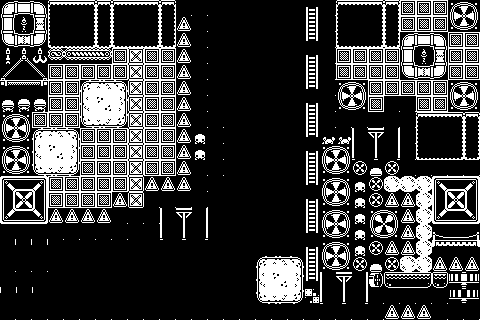

This is a level from a 2D game, rendered from its Tiled map with the project's own tilesets. A one-line summary and the complete map file follow:
An orthogonal 30x20 tile map with 16x16 px tiles, 2 tile layers (Слой тайлов 1, layer1) and 1 object.

<map version="1.9" tiledversion="1.9.1" orientation="orthogonal" renderorder="right-down" width="30" height="20" tilewidth="16" tileheight="16" infinite="0" nextlayerid="4" nextobjectid="2">
 <tileset firstgid="1" name="monochrome_tilemap" tilewidth="16" tileheight="16" spacing="1" tilecount="400" columns="20">
  <image source="monochrome_tilemap.png" width="339" height="339" />
 </tileset>
 <layer id="1" name="Слой тайлов 1" width="30" height="20">
  <data encoding="csv">
228,229,230,111,112,113,114,111,112,113,114,215,215,0,0,0,0,0,0,61,215,111,112,113,114,52,52,52,288,289,
248,249,250,131,132,133,134,131,132,133,134,186,215,0,0,0,0,0,0,81,215,131,132,133,134,52,52,52,308,309,
268,269,270,151,152,153,154,151,152,153,154,186,215,0,0,0,0,0,0,101,215,151,152,153,154,228,229,230,52,52,
5,6,7,124,125,126,127,52,11,52,52,186,215,0,0,0,0,0,0,61,215,52,52,52,52,248,249,250,52,52,
25,26,27,52,52,52,52,52,11,52,52,186,215,0,0,0,0,0,0,81,215,52,52,52,52,268,269,270,52,52,
45,46,47,52,52,88,89,90,11,52,52,186,215,0,0,0,0,0,0,101,215,288,289,52,52,52,52,52,288,289,
361,362,363,52,52,108,109,110,11,52,52,186,215,0,0,0,0,0,0,61,215,308,309,52,215,215,52,52,308,309,
288,289,52,52,52,128,129,130,11,52,52,186,215,215,0,0,0,0,0,81,215,215,215,215,215,215,111,112,113,114,
308,309,88,89,90,52,52,52,11,52,52,186,321,215,0,0,0,0,0,101,247,247,201,202,203,215,131,132,133,134,
288,289,108,109,110,52,52,52,11,52,52,186,321,215,0,0,0,0,0,61,288,289,221,222,223,215,151,152,153,154,
308,309,128,129,130,52,52,52,11,52,52,186,215,215,0,0,0,0,0,81,308,309,370,366,370,215,215,215,215,215,
352,353,354,52,52,52,52,52,11,186,186,186,215,0,0,0,0,0,0,101,288,289,321,370,15,15,15,352,353,354,
372,373,374,52,52,52,52,186,11,215,215,215,215,0,0,0,0,0,0,61,308,309,321,370,186,186,15,372,373,374,
392,393,394,186,186,186,186,215,215,215,201,202,203,0,0,0,0,0,0,81,288,289,321,328,329,186,15,392,393,394,
215,215,215,215,215,215,215,215,0,0,221,222,223,0,0,0,0,0,0,101,308,309,321,348,349,186,15,141,142,143,
195,195,195,0,0,0,0,0,0,0,0,0,0,0,0,0,0,0,0,61,288,289,321,370,186,186,15,161,162,163,
215,215,215,0,0,0,0,0,0,0,0,0,0,0,0,0,0,0,0,81,308,309,370,366,370,15,15,186,186,186,
235,235,235,0,0,0,0,0,0,0,0,0,0,0,0,0,0,0,0,101,201,202,203,350,331,332,333,334,368,369,
255,255,255,0,0,0,0,0,0,0,0,0,0,0,0,0,0,0,0,212,221,222,223,215,215,215,215,215,388,389,
215,215,215,215,215,215,215,215,215,215,215,215,215,215,215,215,215,215,215,215,215,215,215,215,186,186,186,215,215,215
</data>
 </layer>
 <layer id="2" name="layer1" width="30" height="20">
  <data encoding="csv">
0,0,0,0,0,0,0,0,0,0,0,0,0,0,0,0,0,0,0,0,0,0,0,0,0,0,0,0,0,0,
0,0,0,0,0,0,0,0,0,0,0,0,0,0,0,0,0,0,0,0,0,0,0,0,0,0,0,0,0,0,
0,0,0,0,0,0,0,0,0,0,0,0,0,0,0,0,0,0,0,0,0,0,0,0,0,0,0,0,0,0,
0,0,0,0,0,0,0,0,0,0,0,0,0,0,0,0,0,0,0,0,0,0,0,0,0,0,0,0,0,0,
0,0,0,0,0,0,0,0,0,0,0,0,0,0,0,0,0,0,0,0,0,0,0,0,0,0,0,0,0,0,
0,0,0,0,0,0,0,0,0,0,0,0,0,0,0,0,0,0,0,0,0,0,0,0,0,0,0,0,0,0,
0,0,0,0,0,0,0,0,0,0,0,0,0,0,0,0,0,0,0,0,0,0,0,0,0,0,0,0,0,0,
0,0,0,0,0,0,0,0,0,0,0,0,0,0,0,0,0,0,0,0,0,0,0,0,0,0,0,0,0,0,
0,0,0,0,0,0,0,0,0,0,0,0,0,0,0,0,0,0,0,0,0,0,0,0,0,0,0,0,0,0,
0,0,0,0,0,0,0,0,0,0,0,0,0,0,0,0,0,0,0,0,0,0,0,0,0,0,0,0,0,0,
0,0,0,0,0,0,0,0,0,0,0,0,0,0,0,0,0,0,0,0,0,0,0,0,0,0,0,0,0,0,
0,0,0,0,0,0,0,0,0,0,0,0,0,0,0,0,0,0,0,0,0,0,0,0,0,0,0,0,0,0,
0,0,0,0,0,0,0,0,0,0,0,0,0,0,0,0,0,0,0,0,0,0,0,0,0,0,0,0,0,0,
0,0,0,0,0,0,0,0,0,0,0,0,0,0,0,0,0,0,0,0,0,0,0,0,0,0,0,0,0,0,
0,0,0,0,0,0,0,0,0,0,0,0,0,0,0,0,0,0,0,0,0,0,0,0,0,0,0,0,0,0,
0,0,0,0,0,0,0,0,0,0,0,0,0,0,0,0,0,0,0,0,0,0,0,0,0,0,0,0,0,0,
0,0,0,0,0,0,0,0,0,0,0,0,0,0,0,0,88,89,90,0,0,0,0,0,0,0,0,0,0,0,
0,0,0,0,0,0,0,0,0,0,0,0,0,0,0,0,108,109,110,0,0,0,0,0,0,0,0,0,0,0,
0,0,0,0,0,0,0,0,0,0,0,0,0,0,0,0,128,129,130,0,0,0,0,0,0,0,0,0,0,0,
0,0,0,0,0,0,0,0,0,0,0,0,0,0,0,0,0,0,0,0,0,0,0,0,0,0,0,0,0,0
</data>
 </layer>
 <objectgroup id="3" name="objects">
  <object id="1" x="238" y="14.5" />
 </objectgroup>
</map>
